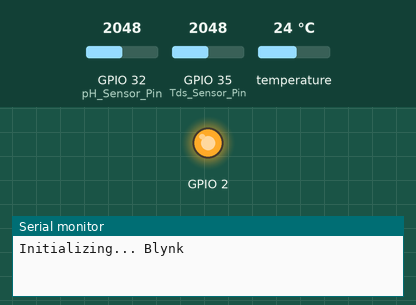
The sketch below on a simulated ESP32. On the bench: output pins drawn as LEDs (lit = HIGH), the last lines printed to the serial monitor. Inputs (shaded band) come from the test bench; at power-on: GPIO 32 (pH_Sensor_Pin) = 2048, GPIO 35 (Tds_Sensor_Pin) = 2048, temperature 24 °C. WiFi joins after 1.5 s; servers stay silent unless stated.

Above: at 0.1 s.
At 1.9 s:
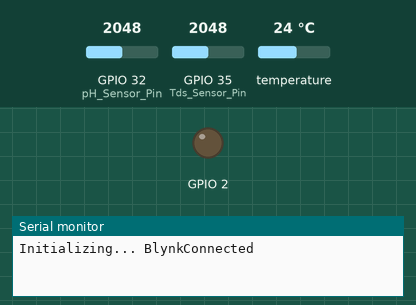
Timing chart, 0 to 3.4 s (numbered marks = the images above):
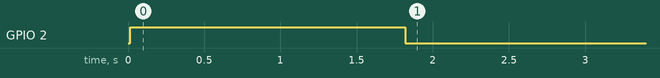

The sketch:

program_Node1_ESP32.ino
```cpp
#define BLYNK_PRINT Serial

#include <Arduino.h>
#include <WiFi.h>
#include <WiFiClient.h>
#include <BlynkSimpleEsp32.h>

#define BLYNK_TEMPLATE_ID "TMPL6EPtAc94-"
#define BLYNK_DEVICE_NAME "monitoring kualitas air"
#define BLYNK_AUTH_TOKEN "_jzTa-zLpFFw5OYdRLEd0yFDBRA_UaXz"
char auth[] = BLYNK_AUTH_TOKEN;
// Your WiFi credentials.
// Set password to "" for open networks.
char ssid[] = "Edge";
char pass[] = "terserahh";
//char ssid[] = "ALJAZARI";
//char pass[] = "01122018";


#include <OneWire.h>
#include <DallasTemperature.h>

const int oneWireBus = 4; // GPIO where the DS18B20 is connected to
OneWire oneWire(oneWireBus);    // Setup a oneWire instance to communicate with any OneWire devices
DallasTemperature sensor_ds18b20(&oneWire);    // Pass our oneWire reference to Dallas nilai_suhu sensor


const int pH_Sensor_Pin = 32;
const float adc_resolution = 4096.0;
float nilai_pH;


const int Tds_Sensor_Pin = 35;
const float VREF = 3.3;         // analog reference voltage_ph(Volt) of the ADC
const int SCOUNT = 30;          // sum of sample point
int analogBuffer[SCOUNT];       // store the analog value in the array, read from ADC
int analogBufferTemp[SCOUNT];
int analogBufferIndex = 0;
int copyIndex = 0;
float averagevoltage_ph = 0;
float nilai_TDS = 0;
float nilai_suhu = 0;

#include <RunningMedian.h>
RunningMedian samples_voltage_ph = RunningMedian(SCOUNT);


void setup()
{
  Serial.begin(115200);

  pinMode(pH_Sensor_Pin, INPUT);
  pinMode(Tds_Sensor_Pin, INPUT);
  sensor_ds18b20.begin();

  pinMode(2, OUTPUT);
  digitalWrite(2, HIGH); // LED ON

  Serial.print("Initializing... Blynk");
  Blynk.begin(auth, ssid, pass, "blynk.cloud", 80);
  Serial.println("Connected");

  digitalWrite(2, LOW);   // LED OFF
}


float ph (float voltage_ph)
{
  float calibration_offset_adjusment = 0;
  //float pH_step = 0.9;
  float PH7_5 = 2.35; // tegangan saat di PH 7,3 dari ph tester itu tegagannya 2,30 volt
  float PH2_8 = 3.30; // tegangan saat di PH 2,9 dari ph tester itu tegagannya 3,20 volt
  //float pH_step = (PH4 - PH7) / 3; tegangan ph saat di ph 4 dan saat di ph 7 lalu dibagi 3 karena 7-4 = 3
  float pH_step = (PH2_8 - PH7_5) / (7.5-2.8); // referensi kalibrasi pH https://www.youtube.com/watch?v=3_w4GhrEoQ8
  float pH = 7 + ((2.50 - voltage_ph) / pH_step) + calibration_offset_adjusment;
  return pH;
}


void loop()
{
  // baca suhu
  sensor_ds18b20.requestTemperatures();
  nilai_suhu = sensor_ds18b20.getTempCByIndex(0);

  // baca TDS
  while(1)
  {
    int nilai_ADC_pH = analogRead(pH_Sensor_Pin);
    float voltage_ph = (3.3 / 4096.0) * nilai_ADC_pH; // untuk ESP32 w/ resolusi_ADC  4096
    //float voltage_ph = (3.3 / 1024.0) * nilai_ADC_pH; // untuk ESP8266
    //float voltage_ph = (5.0 / 1024.0) * nilai_ADC_pH; // untuk Arduino Uno/ NANO
    samples_voltage_ph.add(voltage_ph);
    float v = samples_voltage_ph.getAverage();
    nilai_pH = ph(v);


    analogBuffer[analogBufferIndex] = analogRead(Tds_Sensor_Pin);    //read the analog value and store into the buffer
    analogBufferIndex++;
    if (analogBufferIndex == SCOUNT)
    {
      analogBufferIndex = 0;

      for (copyIndex = 0; copyIndex < SCOUNT; copyIndex++)
      {
        analogBufferTemp[copyIndex] = analogBuffer[copyIndex];
      }

      // referensi: https://wiki.dfrobot.com/Gravity__Analog_TDS_Sensor___Meter_For_Arduino_SKU__SEN0244
      // jika pake NodeMCU / arduino 1024. tapi jika pake ESP32 pake 4096.0
      averagevoltage_ph = getMedianNum(analogBufferTemp, SCOUNT) * (float)VREF / 4096.0; // read the analog value more stable by the median filtering algorithm, and convert to voltage_ph value
      float compensationCoefficient = 1.0 + 0.02 * (nilai_suhu - 25.0); //nilai_suhu compensation formula: fFinalResult(25^C) = fFinalResult(current)/(1.0+0.02*(fTP-25.0));
      float compensationVolatge = averagevoltage_ph / compensationCoefficient; //nilai_suhu compensation
      nilai_TDS = (133.42 * compensationVolatge * compensationVolatge * compensationVolatge - 255.86 * compensationVolatge * compensationVolatge + 857.39 * compensationVolatge) * 0.5; //convert voltage value to tds value
      //nilai_TDS += 45; // adjusment
      break;
    }
    else
      delay(5);
  }

  // send data to serial monitor
  Serial.print("Suhu: ");
  Serial.print(nilai_suhu);
  Serial.print("ºC");
  Serial.print("\t");

  Serial.print("TDS: ");
  Serial.print(nilai_TDS, 0);
  Serial.print("ppm");
  Serial.print("\t");

  Serial.print("pH: ");
  Serial.print(nilai_pH);

  Serial.print("\n");


  //send data to blynk
  Blynk.run(); // jalankan Blynk server
  Blynk.virtualWrite(V0, nilai_suhu);
  Blynk.virtualWrite(V1, nilai_pH);
  Blynk.virtualWrite(V2, nilai_TDS);
}


int getMedianNum(int bArray[], int iFilterLen)
{
  int bTab[iFilterLen];
  for (byte i = 0; i < iFilterLen; i++)
    bTab[i] = bArray[i];
  int i, j, bTemp;
  for (j = 0; j < iFilterLen - 1; j++)
  {
    for (i = 0; i < iFilterLen - j - 1; i++)
    {
      if (bTab[i] > bTab[i + 1])
      {
        bTemp = bTab[i];
        bTab[i] = bTab[i + 1];
        bTab[i + 1] = bTemp;
      }
    }
  }
  if ((iFilterLen & 1) > 0)
    bTemp = bTab[(iFilterLen - 1) / 2];
  else
    bTemp = (bTab[iFilterLen / 2] + bTab[iFilterLen / 2 - 1]) / 2;
  return bTemp;
}
```
